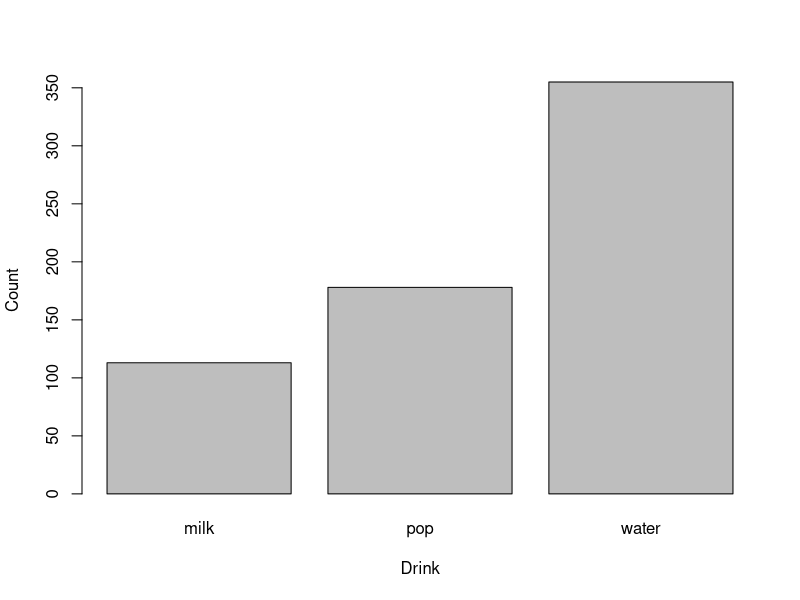
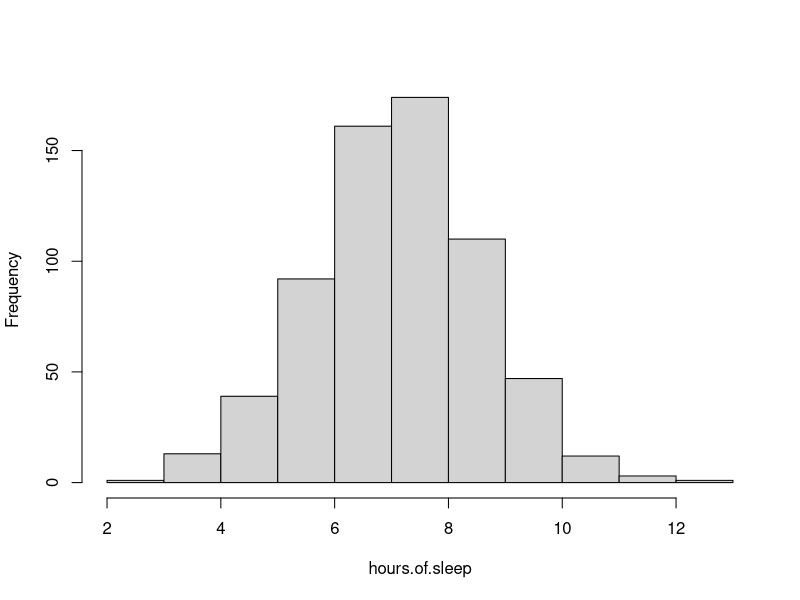
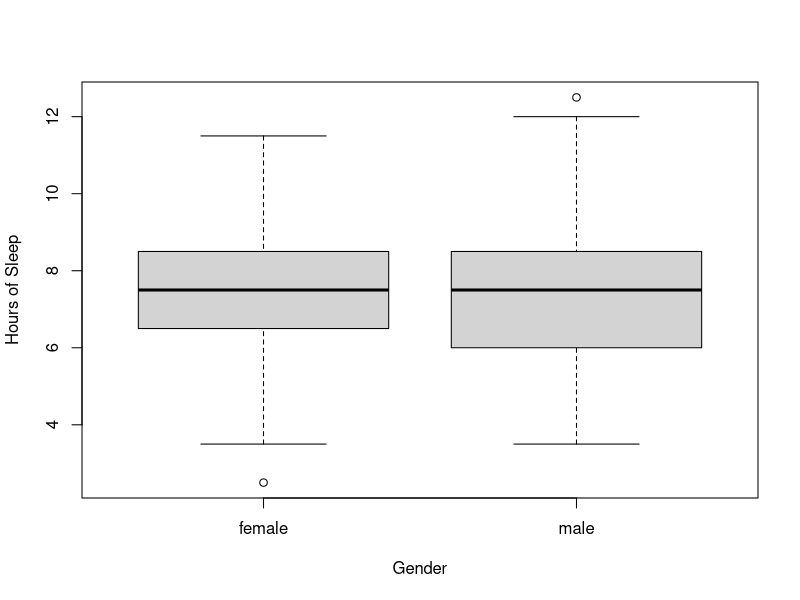
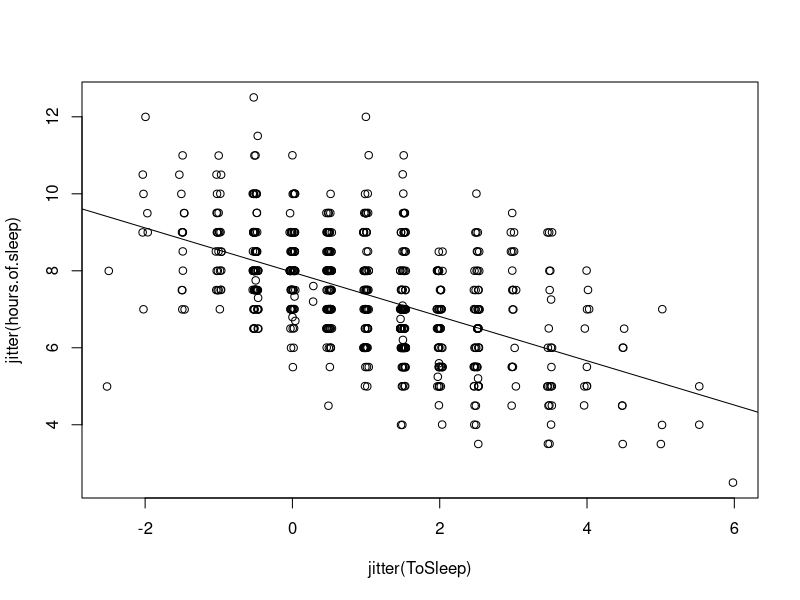
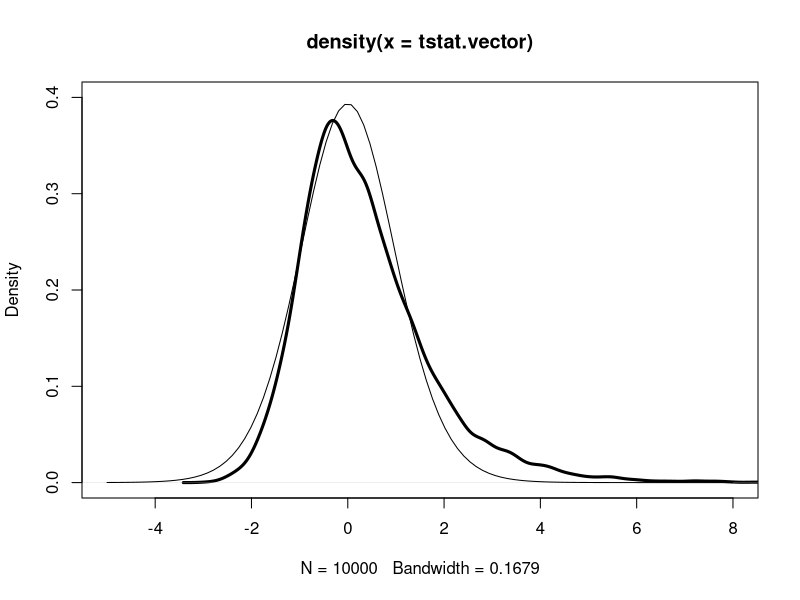

Source code (R) for these figures, in order:
## ---- chunk 1
knitr::opts_chunk$set(echo = TRUE, warning = FALSE, message = FALSE)
library(LearnBayes)
## ---- chunk 2
# Section 1.2 R commands

# Section 1.2.2

library(LearnBayes)
data(studentdata)
studentdata[1,]
attach(studentdata)
## ---- chunk 3
# Section 1.2.3

table(Drink)
barplot(table(Drink),xlab="Drink",ylab="Count")
## ---- chunk 4
hours.of.sleep = WakeUp - ToSleep
summary(hours.of.sleep)
hist(hours.of.sleep,main="")
## ---- chunk 5
# Section 1.2.4



boxplot(hours.of.sleep~Gender,
  ylab="Hours of Sleep")

female.Haircut=Haircut[Gender=="female"]
male.Haircut=Haircut[Gender=="male"]
summary(female.Haircut)
summary(male.Haircut)
## ---- chunk 6
# Section 1.2.5



plot(jitter(ToSleep),jitter(hours.of.sleep))

fit=lm(hours.of.sleep~ToSleep)
fit
abline(fit)
## ---- chunk 7
# Chapter 1.3 R commands

# Section 1.3.2

x=rnorm(10,mean=50,sd=10)
y=rnorm(10,mean=50,sd=10)
m=length(x)
n=length(y)
sp=sqrt(((m-1)*sd(x)^2+(n-1)*sd(y)^2)/(m+n-2))
t.stat=(mean(x)-mean(y))/(sp*sqrt(1/m+1/n))

tstatistic=function(x,y)
{
m=length(x)
n=length(y)
sp=sqrt(((m-1)*sd(x)^2+(n-1)*sd(y)^2)/(m+n-2))
t.stat=(mean(x)-mean(y))/(sp*sqrt(1/m+1/n))
return(t.stat)
}

data.x=c(1,4,3,6,5)
data.y=c(5,4,7,6,10)
tstatistic(data.x, data.y)
## ---- chunk 8
# Section 1.3.3

# simulation algorithm for normal populations

alpha=.1; m=10; n=10 # sets alpha, m, n
N=10000 # sets the number of simulations
n.reject=0 # counter of num. of rejections
for (i in 1:N)
{
x=rnorm(m,mean=0,sd=1) # simulates xs from population 1
y=rnorm(n,mean=0,sd=1) # simulates ys from population 2
t.stat=tstatistic(x,y) # computes the t statistic
if (abs(t.stat)>qt(1-alpha/2,n+m-2))
   n.reject=n.reject+1 # reject if |t| exceeds critical pt
}
true.sig.level=n.reject/N # est. is proportion of rejections



# simulation algorithm for normal and exponential populations
# storing the values of the t statistic in vector tstat

m=10; n=10 
my.tsimulation=function()
  tstatistic(rnorm(m,mean=10,sd=2), rexp(n,rate=1/10))
tstat.vector=replicate(10000, my.tsimulation())

plot(density(tstat.vector),xlim=c(-5,8),ylim=c(0,.4),lwd=3)
curve(dt(x,df=18),add=TRUE)
